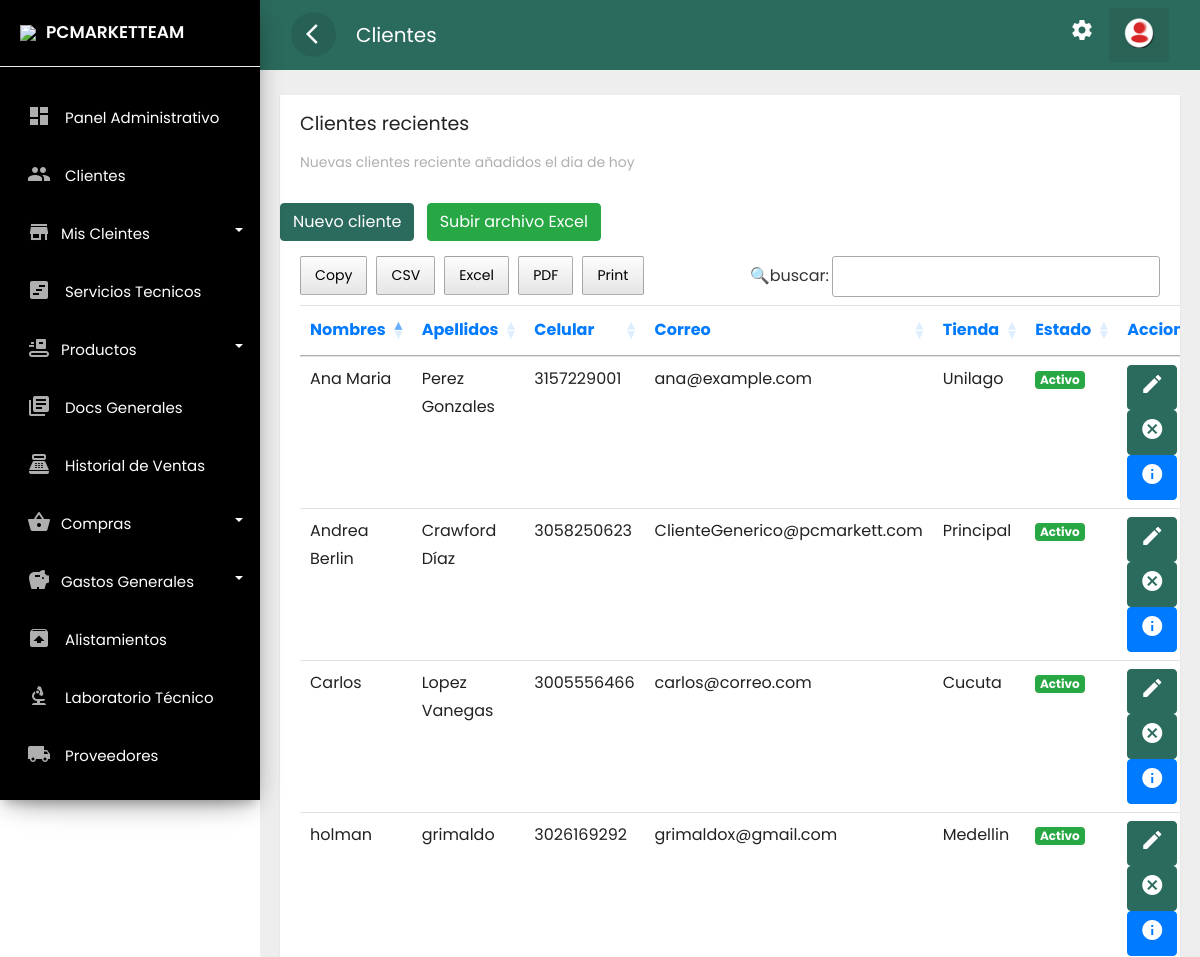
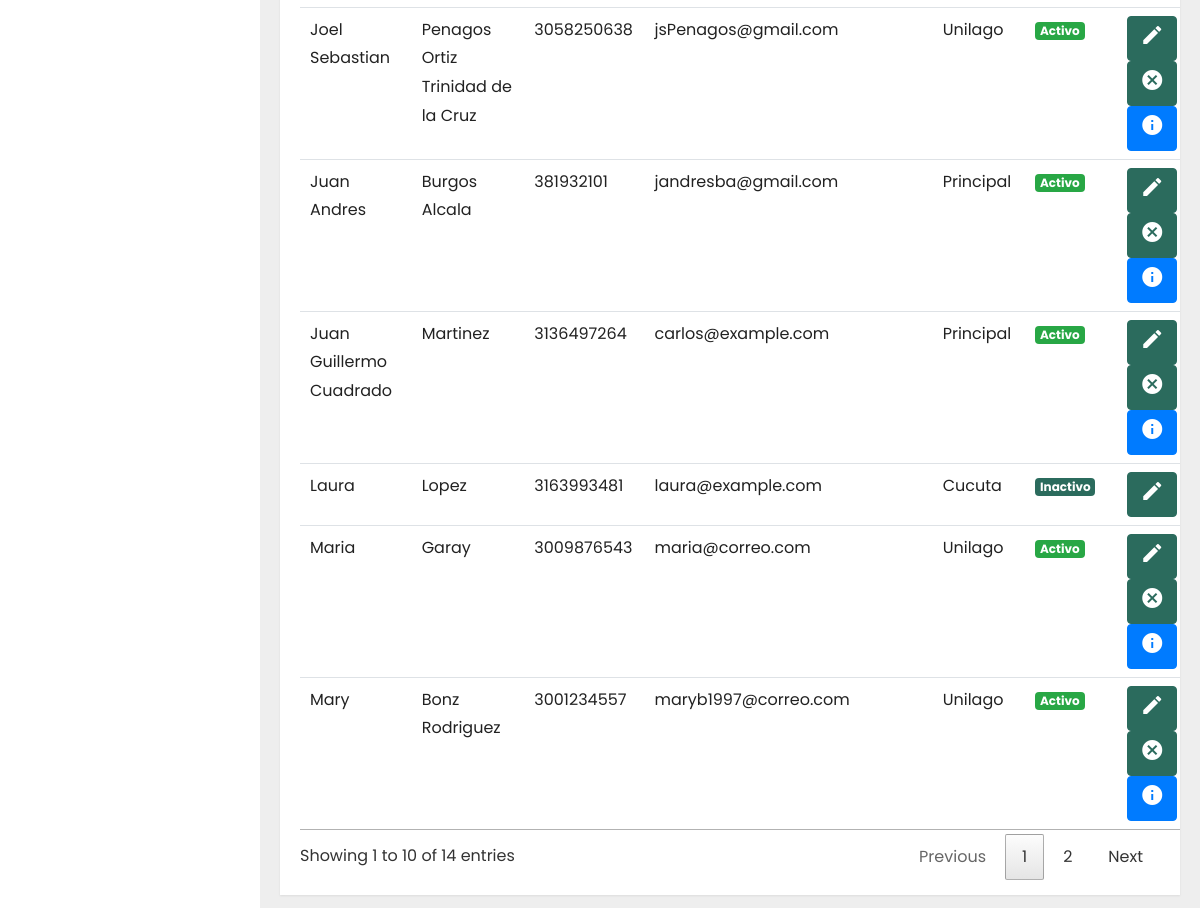
Page /frontend/clientes/mostrar.php (signed in) on the committed database (2 pictures, top to bottom).
### tables this page shows
CREATE TABLE `clientes` (
  `idclie` int(11) NOT NULL,
  `numid` char(8) NOT NULL,
  `nomcli` text NOT NULL,
  `apecli` text NOT NULL,
  `naci` date NOT NULL,
  `correo` text NOT NULL,
  `celu` char(10) NOT NULL,
  `estad` varchar(15) NOT NULL,
  `fere` timestamp NOT NULL DEFAULT current_timestamp(),
  `dircli` text DEFAULT NULL,
  `ciucli` text DEFAULT NULL,
  `idsede` text DEFAULT NULL
);

### frontend/clientes/mostrar.php (the view, shortened to what this page needs)
<?php if(isset($_SESSION['id'])) { ?>
<!doctype html>
<html lang="es">
<head>
    <link rel="stylesheet" href="../../backend/css/bootstrap.min.css">
    <link rel="stylesheet" href="../../backend/css/custom.css">
    <link rel="stylesheet" href="../../backend/css/loader.css">
    <link rel="stylesheet" type="text/css" href="../../backend/css/datatable.css">
    <link rel="stylesheet" type="text/css" href="../../backend/css/buttonsdataTables.css">
    <link rel="stylesheet" type="text/css" href="../../backend/css/font.css">
</head>
<body>
    <div class="wrapper">
        <?php    include_once '../layouts/nav.php';  include_once '../layouts/menu_data.php';    ?>
        <nav id="sidebar">
            <div class="sidebar-header">
                <h3><img src="../../backend/img/favicon.png" class="img-fluid"><span>PCMARKETTEAM</span></h3>
            </div>
        </nav>
        <div id="content">
            <div class="top-navbar">
                <nav class="navbar navbar-expand-lg">
                    <div class="container-fluid">
                        <button type="button" id="sidebarCollapse" class="d-xl-block d-lg-block d-md-mone d-none">
                            <span class="material-icons">arrow_back_ios</span>
                        </button>
                        <a class="navbar-brand" href="#"> Clientes </a>
                        <div class="collapse navbar-collapse d-lg-block d-xl-block d-sm-none d-md-none d-none"
                            id="navbarSupportedContent">
                            <ul class="nav navbar-nav ml-auto">
                                <li class="nav-item">
                                    <a class="nav-link" href="../cuenta/configuracion.php">
                                        <span class="material-icons">settings</span>
                                    </a>
                                </li>
                                <li class="dropdown nav-item active">
                                    <a href="#" class="nav-link" data-toggle="dropdown">
                                        <img src="../../backend/img/reere.png">
                                    </a>
                                </li>
                            </ul>
                        </div>
                    </div>
                </nav>
            </div>
            <div class="main-content">
                <div class="row ">
                    <div class="col-lg-12 col-md-12">
                        <div class="card" style="min-height: 485px">
                            <div class="card-header card-header-text">
                                <h4 class="card-title">Clientes recientes</h4>
                                <p class="category">Nuevas clientes reciente añadidos el dia de hoy</p>
                            </div>
                            <br>
                            <a href="../clientes/nuevo.php" class="btn btn-danger text-white">Nuevo cliente</a>
                            <a href="../clientes/importar.php" class="btn btn-success text-white ml-2">Subir archivo Excel</a>
                            <br>
                            <div class="card-content table-responsive">
                                <?php
                               require '../../backend/bd/ctconex.php';
                                $sentencia = $connect->prepare("SELECT * FROM clientes order BY nomcli DESC;");
                                $sentencia->execute();
                                $data =  array();
                                if($sentencia){
                                while($r = $sentencia->fetchObject()){
                                    $data[] = $r;
                                }
                                }
                                ?>
                                <?php if(count($data)>0):?>
                                <table class="table table-hover" id="example">
                                    <thead class="text-primary">
                                        <tr>
                                            <th>Nombres</th>
                                            <th>Apellidos</th>
                                            <th>Celular</th>
                                            <th>Correo</th>
                                            <th>Tienda</th>
                                            <th>Estado</th>
                                            <th>Acciones</th>
                                        </tr>
                                    </thead>
                                    <tbody>
                                        <?php foreach($data as $g):?>
                                        <tr>
                                            <td><?php echo  $g->nomcli; ?></td>
                                            <td><?php echo  $g->apecli; ?></td>
                                            <td><?php echo  $g->celu; ?></td>
                                            <td><?php echo  $g->correo; ?></td>
                                            <td><?php echo  $g->idsede; ?></td>
                                            <td><?php    if($g->estad =='Activo')  { ?>
                                                <span class="badge badge-success">Activo</span>
                                                <?php  }   else {?>
                                                <span class="badge badge-danger">Inactivo</span>
                                                <?php  } ?>
                                            </td>
                                            <td>
                                                <?php    if($g->estad =='Activo')  { ?>
                                                <a class="btn btn-warning text-white"
                                                    href="../clientes/actualizar.php?id=<?php echo  $g->idclie; ?>"><i
                                                        class='material-icons' data-toggle='tooltip'
                                                        title='editar'>edit</i></a>
                                                <a class="btn btn-danger text-white"
                                                    href="../clientes/eliminar.php?id=<?php echo  $g->idclie; ?>"><i
                                                        class='material-icons' data-toggle='tooltip'
                                                        title='cancelar'>cancel</i></a>
                                                <a class="btn btn-primary text-white"
                                                    href="../clientes/informacion.php?id=<?php echo  $g->idclie; ?>"><i
                                                        class='material-icons' data-toggle='tooltip'
                                                        title='crear'>info</i></a>
                                                <?php  }   else {?>
                                                <a class="btn btn-warning text-white"
                                                    href="../clientes/actualizar.php?id=<?php echo  $g->idclie; ?>"><i
                                                        class='material-icons' data-toggle='tooltip'
                                                        title='editar'>edit</i></a>
                                                <?php  } ?>
                                            </td>
                                        </tr>
                                        <?php endforeach; ?>
                                    </tbody>
                                </table>
                                <?php endif; ?>
                            </div>
                        </div>
                    </div>
                </div>
            </div>
        </div>
    </div>
</body>
</html>
<?php }else{
    header('Location: ../error404.php');
 } ?>

### backend/css/custom.css (style rules this page uses)
body, html { line-height: 1.8; font-family: 'Poppins', sans-serif; color: #555e58; text-transform:none; text-rendering: optimizeLegibility !important; -webkit-font-smoothing: antialiased !important; font-weight: 400; margin:0px; padding:0px; }
h1, h2, h3, h4, h5, h6, .h1, .h2, .h3, .h4 { font-weight: 400; line-height: 1.5em; }
p { font-size: 15px; margin: 12px 0 0; line-height: 24px; }
a { color: #333; font-weight: 400; }
button { cursor:pointer; }
ul, ol { padding: 0; margin:0px; list-style: none; }
a, a:hover, a:focus { color: #333; text-decoration: none; transition: all 0.3s; }
.material-icons { font-family: 'Material Icons'; font-weight: normal; font-style: normal; font-size: 24px; display: inline-block; line-height: 1; text-transform: none; letter-spacing: normal; word-wrap: normal; white-space: nowrap; direction: ltr; -webkit-font-smoothing: antialiased; text-rendering: optimizeLegibility; -moz-osx-font-smoothing: grayscale; font-feature-settings: 'liga'; }
.wrapper { position: relative; width:100%; overflow:auto; }
#sidebar { position:fixed; height:100vh!important; top: 0; bottom: 0; left: 0; z-index:11; width: 260px; overflow:auto; transition:all 0.3s ; background: black; box-shadow: 0 10px 30px -12px rgb(0 0 0 / 42%), 0 4px 25px 0px rgb(0 0 0 / 12%), 0 8px 10px -5px rgb(0 0 0 / 20%); }
#sidebar .sidebar-header { padding:20px; background-color:black; border-bottom:1px solid #eee; }
.sidebar-header h3 { color:white; font-size:17px; margin:0px; text-transform:none; transition:all 0.5s ease; font-weight:600; }
.sidebar-header h3 img { width:45px; margin-right:10px; }
#content { position: relative; transition: all 0.3s; background-color: #EEEEEE; }
.top-navbar { width:100%; z-index:9; position:relative; }
.main-content { padding:10px 20px 0px 20px; position: relative; width: 100%; }
.navbar { background-color: #2B6B5D; color: #FFFFFF; }
.navbar-brand { color: #FFFFFF; }
.navbar button { background-color:transparent; border:none; }
.navbar button span { color:#fff; }
#sidebarCollapse { border-radius:50%; width:45px; height:45px; text-align:center; line-height:45px; margin-right:20px; border:none; color: #FFFFFF; background-color: rgba(0, 0, 0, 0.09); }
#sidebarCollapse span { margin: 9px; padding: 0px; }
.navbar-nav > li.active { color: #FFFFFF; border-radius:4px; background-color: rgba(0, 0, 0, 0.08); }
.navbar-nav > li > a { color: #FFFFFF; }
.navbar-nav li a { position: relative; display: block; padding: 10px 15px!important; }
.card { margin: 10px 0; }
.card { border-radius: 0px!important; }
.card { display: inline-block; position: relative; border:none!important; width: 100%; margin:15px 0; box-shadow: 0 1px 2px rgb(0 0 0 / 8%); border-radius: 6px; color: rgba(0,0,0, 0.87); background: #fff; }
.card .card-header { padding: 15px 20px 0; z-index: 3; background-color:#fff!important; border-bottom:none; }
.card .card-content { padding: 15px 20px; position: relative; }
.card .category:not([class*="text-"]) { color: #afafaf; font-size: 14px; font-weight: 400; }
.card .card-title:not(.card-calendar .card-title) { margin-top: 0; margin-bottom: 5px; }
.card .card-header-text h4 { margin-top: 0; margin-bottom: 3px; font-size:19px; font-weight: 400; color: #222222; text-decoration: none; }
.table > thead > tr > th { border-bottom-width: 1px; font-size: 16px; font-weight: 400; }
@media only screen and (min-width:992px) { #content { width: calc(100% - 260px); position: relative; float: right; transition: all 0.3s; background-color: #EEEEEE; } }

### rows in the picture
clientes: nomcli "Mary", apecli "Bonz Rodriguez", celu "3001234557", correo "maryb1997@correo.com", idsede "Unilago", estad "Activo"
clientes: nomcli "Maria", apecli "Garay", celu "3009876543", correo "maria@correo.com", idsede "Unilago", estad "Activo"
clientes: nomcli "Laura", apecli "Lopez", celu "3163993481", correo "laura@example.com", idsede "Cucuta", estad "Inactivo"
clientes: nomcli "Juan Guillermo Cuadrado", apecli "Martinez", celu "3136497264", correo "carlos@example.com", idsede "Principal", estad "Activo"
clientes: nomcli "Juan Andres", apecli "Burgos Alcala", celu "381932101", correo "jandresba@gmail.com", idsede "Principal", estad "Activo"
clientes: nomcli "Joel Sebastian", apecli "Penagos Ortiz Trinidad de la Cruz", celu "3058250638", correo "jsPenagos@gmail.com", idsede "Unilago", estad "Activo"
clientes: nomcli "holman", apecli "grimaldo", celu "3026169292", correo "grimaldox@gmail.com", idsede "Medellin", estad "Activo"
clientes: nomcli "Carlos", apecli "Lopez Vanegas", celu "3005556466", correo "carlos@correo.com", idsede "Cucuta", estad "Activo"
clientes: nomcli "Andrea Berlin", apecli "Crawford Díaz", celu "3058250623", correo "ClienteGenerico@pcmarkett.com", idsede "Principal", estad "Activo"
clientes: nomcli "Ana Maria", apecli "Perez Gonzales", celu "3157229001", correo "ana@example.com", idsede "Unilago", estad "Activo"

### other values in the picture
$item['label'] "Panel Administrativo"
$item['label'] "Clientes"
$item['label'] "Mis Cleintes"
$item['label'] "Servicios Tecnicos"
$item['label'] "Productos"
$item['label'] "Docs Generales"
$item['label'] "Historial de Ventas"
$item['label'] "Compras"
$item['label'] "Gastos Generales"
$item['label'] "Alistamientos"
$item['label'] "Laboratorio Técnico"
$item['label'] "Proveedores"
